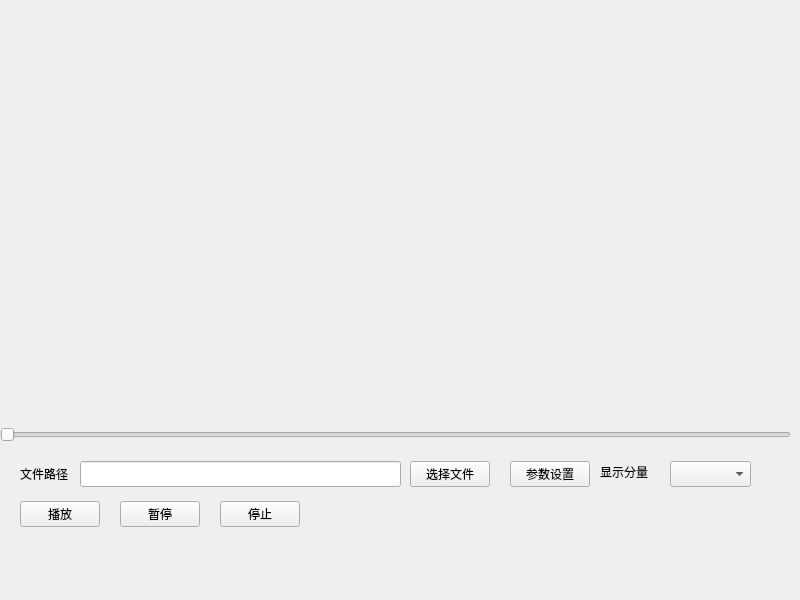
<?xml version="1.0" encoding="UTF-8"?>
<ui version="4.0">
 <class>MainWindow</class>
 <widget class="QMainWindow" name="MainWindow">
  <property name="geometry">
   <rect>
    <x>0</x>
    <y>0</y>
    <width>800</width>
    <height>600</height>
   </rect>
  </property>
  <property name="minimumSize">
   <size>
    <width>800</width>
    <height>600</height>
   </size>
  </property>
  <property name="windowTitle">
   <string>YUVPlayer</string>
  </property>
  <widget class="QWidget" name="centralwidget">
   <widget class="QWidget" name="mainWidget" native="true">
    <property name="geometry">
     <rect>
      <x>0</x>
      <y>0</y>
      <width>791</width>
      <height>551</height>
     </rect>
    </property>
    <layout class="QVBoxLayout" name="verticalLayout">
     <item>
      <widget class="QWidget" name="videoRender" native="true">
       <property name="styleSheet">
        <string notr="true"/>
       </property>
      </widget>
     </item>
     <item>
      <widget class="QSlider" name="videoSlider">
       <property name="minimumSize">
        <size>
         <width>0</width>
         <height>20</height>
        </size>
       </property>
       <property name="maximumSize">
        <size>
         <width>16777215</width>
         <height>20</height>
        </size>
       </property>
       <property name="orientation">
        <enum>Qt::Horizontal</enum>
       </property>
      </widget>
     </item>
     <item>
      <widget class="QWidget" name="widget" native="true">
       <property name="minimumSize">
        <size>
         <width>0</width>
         <height>100</height>
        </size>
       </property>
       <property name="maximumSize">
        <size>
         <width>16777215</width>
         <height>100</height>
        </size>
       </property>
       <widget class="QPushButton" name="btPlay">
        <property name="geometry">
         <rect>
          <x>20</x>
          <y>50</y>
          <width>80</width>
          <height>26</height>
         </rect>
        </property>
        <property name="text">
         <string>播放</string>
        </property>
       </widget>
       <widget class="QPushButton" name="btPause">
        <property name="geometry">
         <rect>
          <x>120</x>
          <y>50</y>
          <width>80</width>
          <height>26</height>
         </rect>
        </property>
        <property name="text">
         <string>暂停</string>
        </property>
       </widget>
       <widget class="QPushButton" name="btStop">
        <property name="geometry">
         <rect>
          <x>220</x>
          <y>50</y>
          <width>80</width>
          <height>26</height>
         </rect>
        </property>
        <property name="text">
         <string>停止</string>
        </property>
       </widget>
       <widget class="QLabel" name="labTip">
        <property name="geometry">
         <rect>
          <x>330</x>
          <y>47</y>
          <width>421</width>
          <height>31</height>
         </rect>
        </property>
        <property name="text">
         <string/>
        </property>
       </widget>
       <widget class="QLabel" name="label_2">
        <property name="geometry">
         <rect>
          <x>20</x>
          <y>7</y>
          <width>55</width>
          <height>31</height>
         </rect>
        </property>
        <property name="text">
         <string>文件路径</string>
        </property>
       </widget>
       <widget class="QLineEdit" name="edFilePath">
        <property name="geometry">
         <rect>
          <x>80</x>
          <y>10</y>
          <width>321</width>
          <height>26</height>
         </rect>
        </property>
       </widget>
       <widget class="QPushButton" name="btSelectFile">
        <property name="geometry">
         <rect>
          <x>410</x>
          <y>10</y>
          <width>80</width>
          <height>26</height>
         </rect>
        </property>
        <property name="text">
         <string>选择文件</string>
        </property>
       </widget>
       <widget class="QPushButton" name="btSetParam">
        <property name="geometry">
         <rect>
          <x>510</x>
          <y>10</y>
          <width>80</width>
          <height>26</height>
         </rect>
        </property>
        <property name="text">
         <string>参数设置</string>
        </property>
       </widget>
       <widget class="QLabel" name="label_3">
        <property name="geometry">
         <rect>
          <x>600</x>
          <y>0</y>
          <width>55</width>
          <height>41</height>
         </rect>
        </property>
        <property name="text">
         <string>显示分量</string>
        </property>
       </widget>
       <widget class="QComboBox" name="cmbYUV">
        <property name="geometry">
         <rect>
          <x>670</x>
          <y>10</y>
          <width>81</width>
          <height>26</height>
         </rect>
        </property>
       </widget>
      </widget>
     </item>
    </layout>
   </widget>
  </widget>
 </widget>
 <resources/>
 <connections/>
</ui>
